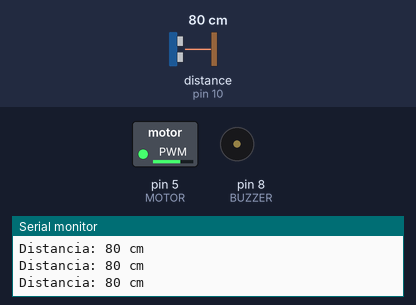
This sketch was run on a simulated Arduino Uno, built with avr-gcc and run on an emulated ATmega328P. Shown: switched loads named in the sketch (green lamp = pin HIGH), buzzer (waves = sounding), the last lines printed to the serial monitor. Wiring (inferred from the names in the program): ultrasonic range finder: trigger pin 9; echo pin 10. The inputs (shaded band) are chosen by the test bench; at power-on: distance to the obstacle (sensor on pin 10) 80 cm. The echo pulse lasts 58.3 µs per cm; pins used as bus, display or sensor lines are not drawn.

Above: at 1.6 s.
1.7 s: distance to the obstacle (sensor on pin 10) set to 299 cm
At 2.3 s:
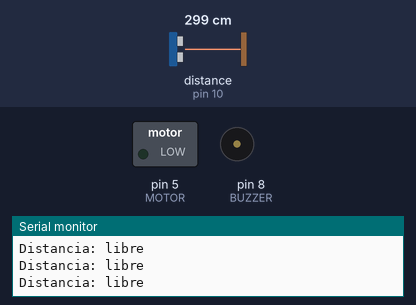
3.2 s: distance to the obstacle (sensor on pin 10) set to 35 cm
At 3.34 s:
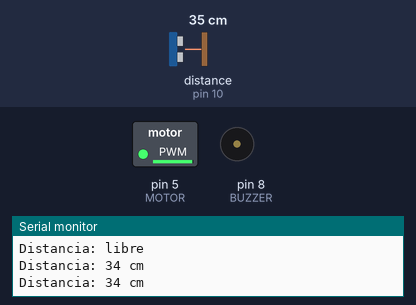
6.2 s: distance to the obstacle (sensor on pin 10) set to 258 cm
At 7.2 s:
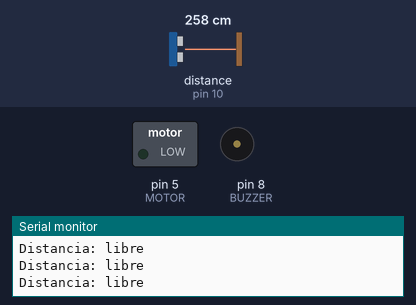
Timing chart, 0 to 9.2 s (numbered marks = the images above; inputs shaded):
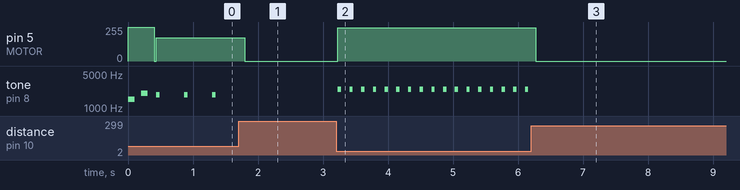

The sketch:

baston_inteligente.ino
```cpp
// Baston inteligente para personas con discapacidad visual
// Placa: Arduino Nano o Uno (mismos pines)
//
// Mide la distancia con un HC-SR04 y avisa con:
//  - Buzzer pasivo: pitidos mas seguidos y agudos cuanto mas cerca esta el obstaculo
//  - Micro motor de vibracion: vibra mas fuerte cuanto mas cerca
//
// IMPORTANTE: el motor NO se conecta directo al pin. Va con un transistor
// (ver conexiones en el README o en la explicacion).

const int TRIG = 9;
const int ECHO = 10;
const int BUZZER = 8;   // Buzzer PASIVO (necesita tone())
const int MOTOR = 5;    // Pin PWM -> base del transistor 2N2222 (resistencia 470)

// --- Zonas de distancia (en cm) ---
const int DIST_MUY_CERCA = 30;   // Menos de esto: tono continuo + vibracion maxima
const int DIST_MAXIMA = 150;     // Mas de esto: silencio
const unsigned long PAUSA_CERCA = 80;    // ms entre pitidos cerca
const unsigned long PAUSA_LEJOS = 800;   // ms entre pitidos lejos
const unsigned long DURACION_PITIDO = 50;
const unsigned int FRECUENCIA_CERCA = 2500; // Hz
const unsigned int FRECUENCIA_LEJOS = 1000; // Hz
// Motor 4x8mm (1V a 6V, 250 mA a 3V) alimentado con 5V: puede usar todo el rango
const int VIBRACION_MIN = 60;   // PWM minimo para que el motor arranque (~1,2V, ajustar)
const int VIBRACION_MAX = 255;  // 5V

const unsigned long INTERVALO_MEDICION = 60; // ms entre mediciones (minimo recomendado del HC-SR04)

unsigned long ultimaMedicion = 0;
unsigned long ultimoPitido = 0;
int distancia = -1; // -1 = nada a la vista
bool tonoContinuo = false;

void setup() {
  pinMode(TRIG, OUTPUT);
  pinMode(ECHO, INPUT);
  pinMode(BUZZER, OUTPUT);
  pinMode(MOTOR, OUTPUT);
  digitalWrite(TRIG, LOW);

  Serial.begin(9600);

  // Aviso de encendido: dos pitidos y una vibracion corta
  analogWrite(MOTOR, VIBRACION_MAX);
  tone(BUZZER, 1500, 100);
  delay(200);
  tone(BUZZER, 2000, 100);
  delay(200);
  analogWrite(MOTOR, 0);

  Serial.println("Baston listo");
}

void loop() {
  if (millis() - ultimaMedicion >= INTERVALO_MEDICION) {
    ultimaMedicion = millis();
    distancia = medirDistanciaFiltrada();
    actualizarVibracion();

    Serial.print("Distancia: ");
    if (distancia < 0) {
      Serial.println("libre");
    } else {
      Serial.print(distancia);
      Serial.println(" cm");
    }
  }

  actualizarSonido();
}

// Una medicion del HC-SR04. Devuelve cm, o -1 si no hay eco.
int medirDistancia() {
  digitalWrite(TRIG, LOW);
  delayMicroseconds(2);
  digitalWrite(TRIG, HIGH);
  delayMicroseconds(10);
  digitalWrite(TRIG, LOW);

  // Timeout de 25 ms (~4 m): si no vuelve el eco, no hay obstaculo
  unsigned long duracion = pulseIn(ECHO, HIGH, 25000);
  if (duracion == 0) {
    return -1;
  }
  return duracion / 58; // microsegundos -> cm
}

// Toma 3 mediciones y se queda con la del medio (mediana),
// asi una lectura erronea suelta no hace pitar al baston.
int medirDistanciaFiltrada() {
  int a = medirDistancia();
  delay(10);
  int b = medirDistancia();
  delay(10);
  int c = medirDistancia();

  // Las lecturas sin eco cuentan como "muy lejos"
  if (a < 0) a = 9999;
  if (b < 0) b = 9999;
  if (c < 0) c = 9999;

  int mediana = max(min(a, b), min(max(a, b), c));
  if (mediana > DIST_MAXIMA) {
    return -1;
  }
  return mediana;
}

void actualizarVibracion() {
  if (distancia < 0) {
    analogWrite(MOTOR, 0);
    return;
  }
  int d = constrain(distancia, DIST_MUY_CERCA, DIST_MAXIMA);
  int fuerza = map(d, DIST_MUY_CERCA, DIST_MAXIMA, VIBRACION_MAX, VIBRACION_MIN);
  analogWrite(MOTOR, fuerza);
}

void actualizarSonido() {
  // Nada cerca: silencio
  if (distancia < 0) {
    if (tonoContinuo) {
      noTone(BUZZER);
      tonoContinuo = false;
    }
    return;
  }

  // Muy cerca: tono continuo
  if (distancia <= DIST_MUY_CERCA) {
    if (!tonoContinuo) {
      tone(BUZZER, FRECUENCIA_CERCA);
      tonoContinuo = true;
    }
    return;
  }

  if (tonoContinuo) {
    noTone(BUZZER);
    tonoContinuo = false;
  }

  // Zona intermedia: pitidos tipo sonar
  unsigned long pausa = map(distancia, DIST_MUY_CERCA, DIST_MAXIMA, PAUSA_CERCA, PAUSA_LEJOS);
  unsigned int frecuencia = map(distancia, DIST_MUY_CERCA, DIST_MAXIMA, FRECUENCIA_CERCA, FRECUENCIA_LEJOS);

  if (millis() - ultimoPitido >= pausa + DURACION_PITIDO) {
    tone(BUZZER, frecuencia, DURACION_PITIDO);
    ultimoPitido = millis();
  }
}
```

Measured:
- after the input at 1.7 s, pin 5 (MOTOR): 174/255 → 0/255 after 0.09 s; tone on pin 8 (BUZZER): stops changing and stays silent
- after the input at 3.2 s, pin 5 (MOTOR): 0/255 → 249/255 at once; tone on pin 8 (BUZZER): alternates 2450 Hz for 0.05 s and silent for 0.13 s, starting at once
- after the input at 6.2 s, pin 5 (MOTOR): 249/255 → 0/255 after 0.07 s; tone on pin 8 (BUZZER): stops changing and stays silent
- by itself, tone on pin 8 (BUZZER): plays 1500 Hz for 0.10 s, 2000 Hz for 0.10 s, 1875 Hz for 0.05 s, 1875 Hz for 0.05 s, 1875 Hz for 0.05 s
